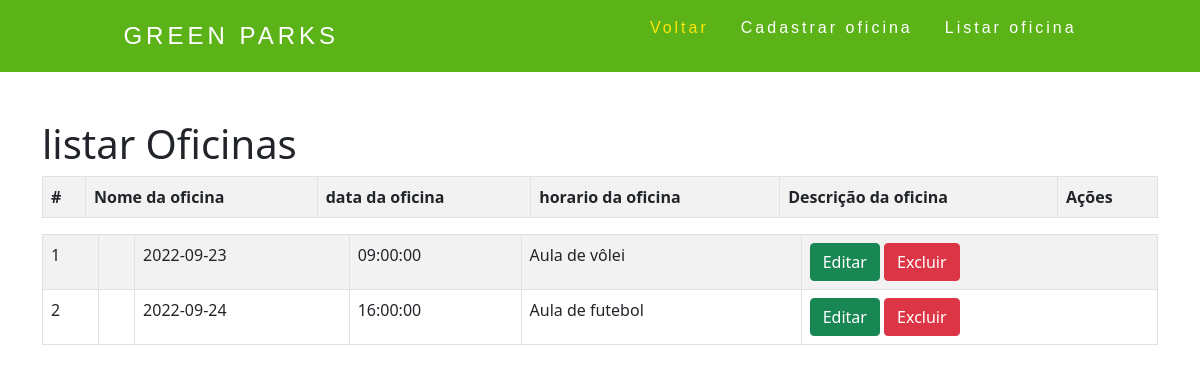
/app/Model/oficinas/cad_oficina.php?page=listar_oficina, run on the app's committed database.
### tables this page shows
CREATE TABLE `oficina` (
  `id_oficina` int(11) NOT NULL,
  `nome_oficina` varchar(100) NOT NULL,
  `data_oficina` date NOT NULL,
  `horario_oficina` time NOT NULL,
  `desc_oficina` varchar(100) NOT NULL,
  `cep_oficina` int(11) NOT NULL,
  `num_ende_oficina` varchar(50) NOT NULL,
  `id_usuario` int(11) NOT NULL
);

### app/Model/oficinas/listar_oficina.php (the view)
<h1>listar Oficinas</h1>
<?php
 $sql = "SELECT * FROM oficina";
 $res = $conexaoMysqli->query($sql);
 $qtd = $res->num_rows;
 if($qtd > 0){
    print "<table class='table table-hover table-striped table-bordered'>";
        print "<tr>";
        print "<th>#</th>";
        print "<th>Nome da oficina</th>";
        print "<th>data da oficina</th>";
        print "<th>horario da oficina</th>";
        print "<th>Descrição da oficina</th>";
        print "<th>Ações</th>";
        print "</tr>";
    print "<table class='table table-hover table-striped table-bordered'>";
    while($row = $res->fetch_object()){
        print "<tr>";
        print "<td>".$row->id_oficina."</td>";
        print "<td>".$row->nome_oficina."</td>";
        print "<td>".$row->data_oficina."</td>";
        print "<td>".$row->horario_oficina."</td>";
        print "<td>".$row->desc_oficina."</td>";
        print "<td>
            <button onclick=\"location.href='?page=editar_oficina&id=".$row->id_oficina."';\" class='btn btn-success'>Editar</button>
            <button onclick=\"if(confirm('Tem certeza que deseja excluir?')){location.href='?page=salvar_oficina&acao=excluir_oficina&id=".$row->id_oficina."';}else{false;}\" class='btn btn-danger'>Excluir</button>
              </td>";
        print "</tr>";
    }
    print "</table>";
 }else{
    print"<p class='alert alert-danger'>Não encontrou resultados!</p>";
 }
?>

### app/View/css/stilo.css (style rules this page uses)
body { background-color: #ffffff; height: 2650px; max-height: 2650px; }
* { margin: 0; padding: 0; }

### data on the page
oficina: id_oficina "1", data_oficina "2022-09-23", horario_oficina "09:00:00", desc_oficina "Aula de vôlei"
oficina: id_oficina "2", data_oficina "2022-09-24", horario_oficina "16:00:00", desc_oficina "Aula de futebol"
